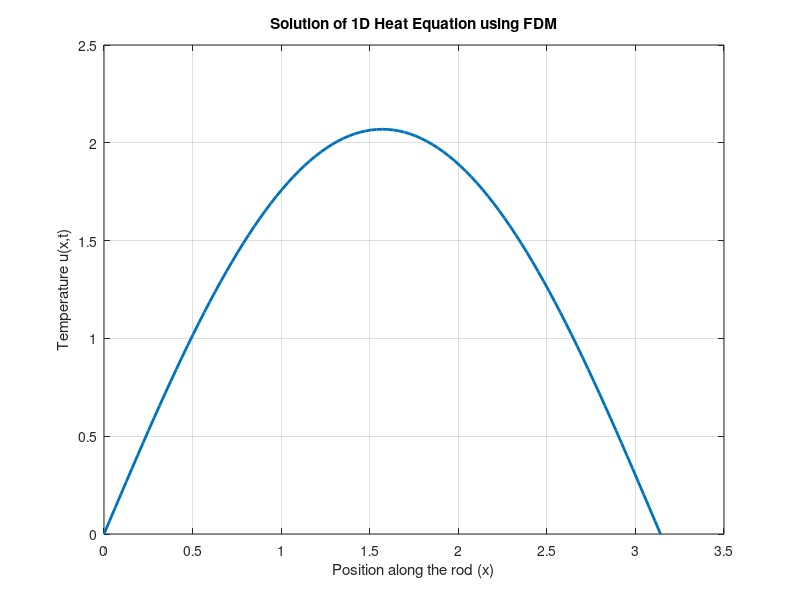

Write the MATLAB code that produced this figure.
% FDM for 1D Heat Equation

L = pi;          % Length of the rod
T = 0.2;        % Total time
alpha = 1;      % Thermal diffusivity

M = 100;         % Number of spatial steps
N = 1000;       % Number of time steps

dx = L/M;
dt = T/N;
r = alpha*dt/dx^2;
if r > 0.5
    error('Unstable scheme: choose a smaller dt or larger dx.');
end

x = linspace(0, L, M+1);
u = zeros(M+1, N+1);

% Initial condition
u(:,1) = x.*(pi-x);

% Boundary conditions
u(1,:) = 0;
u(end,:) = 0;

% Time marching
for n = 1:N
    for i = 2:M
        u(i,n+1) = u(i,n) + r*(u(i+1,n) - 2*u(i,n) + u(i-1,n));
    end
end

% Plot solution at final time
plot(x, u(:,end), 'LineWidth', 2)
xlabel('Position along the rod (x)')
ylabel('Temperature u(x,t)')
title('Solution of 1D Heat Equation using FDM')
grid on

exportgraphics(gcf,'heat_equation_1d.png','Resolution',300);
